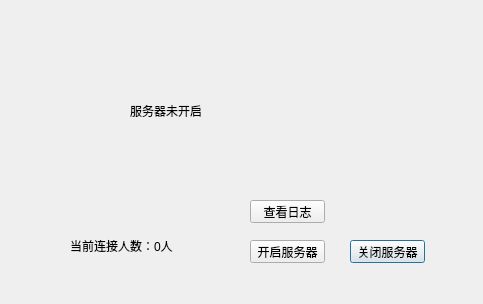
<?xml version="1.0" encoding="UTF-8"?>
<ui version="4.0">
 <class>chioce</class>
 <widget class="QDialog" name="chioce">
  <property name="geometry">
   <rect>
    <x>0</x>
    <y>0</y>
    <width>483</width>
    <height>304</height>
   </rect>
  </property>
  <property name="windowTitle">
   <string>Dialog</string>
  </property>
  <widget class="QLabel" name="sum_label">
   <property name="geometry">
    <rect>
     <x>70</x>
     <y>230</y>
     <width>171</width>
     <height>31</height>
    </rect>
   </property>
   <property name="styleSheet">
    <string notr="true">font: 12pt &quot;Arial&quot;;</string>
   </property>
   <property name="text">
    <string>当前连接人数：0人</string>
   </property>
  </widget>
  <widget class="QLabel" name="title_label">
   <property name="geometry">
    <rect>
     <x>130</x>
     <y>90</y>
     <width>211</width>
     <height>41</height>
    </rect>
   </property>
   <property name="styleSheet">
    <string notr="true">font: 24pt &quot;Arial&quot;;</string>
   </property>
   <property name="text">
    <string>服务器未开启</string>
   </property>
  </widget>
  <widget class="QPushButton" name="close_Button">
   <property name="geometry">
    <rect>
     <x>350</x>
     <y>240</y>
     <width>75</width>
     <height>23</height>
    </rect>
   </property>
   <property name="text">
    <string>关闭服务器</string>
   </property>
  </widget>
  <widget class="QPushButton" name="log_Button">
   <property name="geometry">
    <rect>
     <x>250</x>
     <y>200</y>
     <width>75</width>
     <height>23</height>
    </rect>
   </property>
   <property name="text">
    <string>查看日志</string>
   </property>
  </widget>
  <widget class="QPushButton" name="pushButton">
   <property name="geometry">
    <rect>
     <x>250</x>
     <y>240</y>
     <width>75</width>
     <height>23</height>
    </rect>
   </property>
   <property name="text">
    <string>开启服务器</string>
   </property>
  </widget>
 </widget>
 <resources/>
 <connections/>
</ui>
